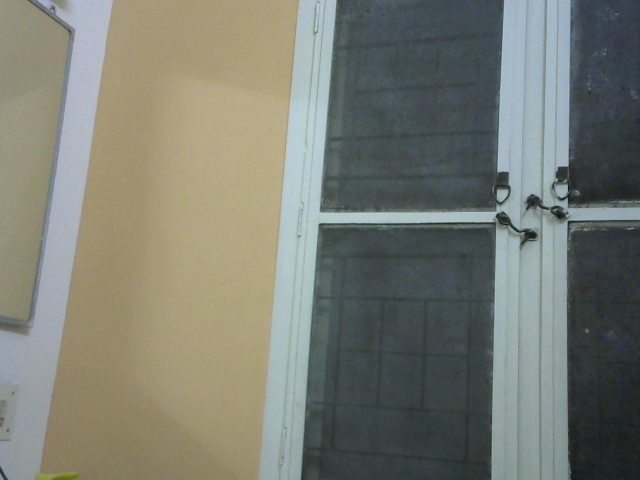
#> input picture 1.jpg, 640 x 480 px
$ python simple_stitch.py
#> lines starting #> are read from the running program, lines starting #| are printed output that depends on the picture
#simple_stitching
import numpy as np
import cv2
from matplotlib.pyplot import subplot,plot,figure,show,imshow
im1=cv2.imread('1.jpg')
#> im1 is the input picture: shape (480, 640, 3); mean B, G, R 114.9, 124.6, 121.8
im2=cv2.imread('2.jpg')
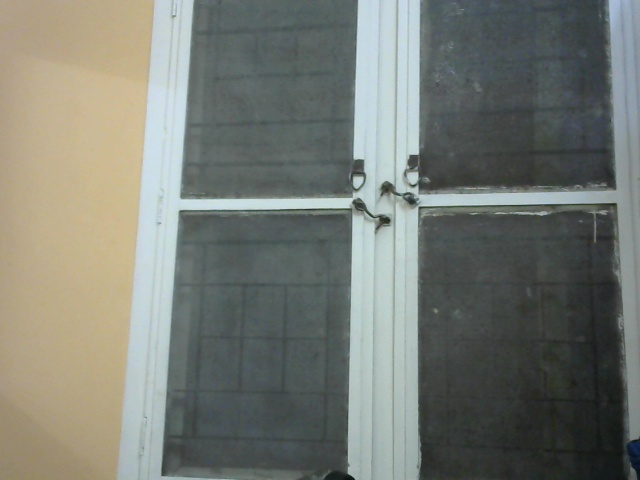
#> input picture 2.jpg, 640 x 480 px
#> im2 is the input picture: shape (480, 640, 3); mean B, G, R 115.6, 122.9, 119
h,w,c=np.shape(im1)
#> h = 480; w = 640; c = 3
H,W,C=np.shape(im2)
#> H = 480; W = 640; C = 3

img3=np.concatenate((im1,im2),axis=1)
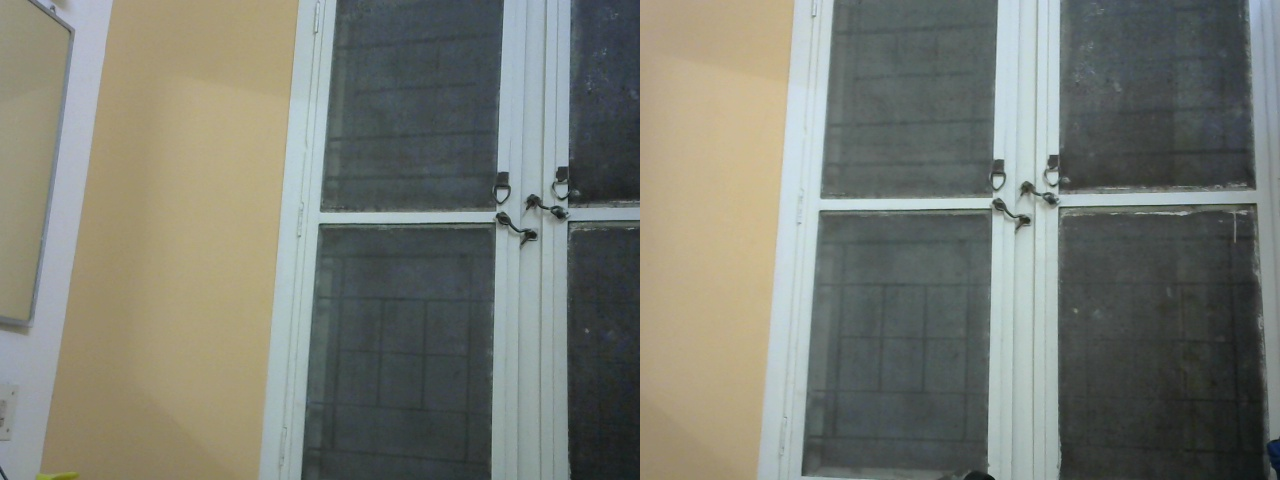
#> img3: shape (480, 1280, 3); mean B, G, R 115.2, 123.8, 120.4
img3=cv2.cvtColor(img3,cv2.COLOR_BGR2RGB)
imshow(img3)
show()
